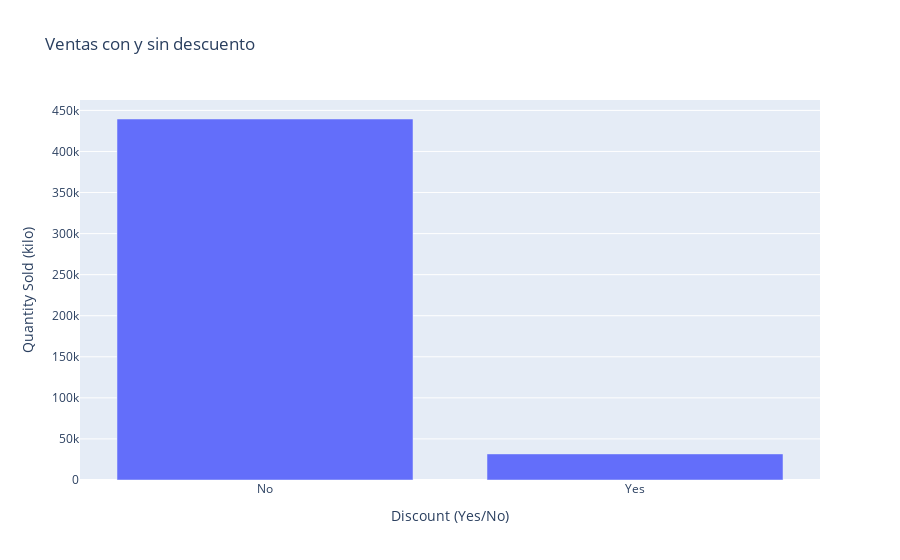

Source (notebook cell):
### Markdown cell above
### Comparison: with and without discount

### Code cell
df_discount = df_profitable.groupby('Discount (Yes/No)')['Quantity Sold (kilo)'].sum().reset_index()

fig = px.bar(df_discount, x='Discount (Yes/No)', y='Quantity Sold (kilo)', title='Ventas con y sin descuento')
fig.show()

### Figure 1 — Plotly figure (JSON) as saved in the notebook; plotly's stock layout.template omitted (floating-point values rounded to 4 significant figures)
{"data": [{"hovertemplate": "Discount (Yes/No)=%{x}<br>Quantity Sold (kilo)=%{y}<extra></extra>", "legendgroup": "", "marker": {"color": "#636efa", "pattern": {"shape": ""}}, "name": "", "orientation": "v", "showlegend": false, "textposition": "auto", "type": "bar", "x": ["No", "Yes"], "xaxis": "x", "y": [439500.0, 31750.0], "yaxis": "y"}], "layout": {"barmode": "relative", "legend": {"tracegroupgap": 0}, "title": {"text": "Ventas con y sin descuento"}, "xaxis": {"anchor": "y", "domain": [0, 1], "title": {"text": "Discount (Yes/No)"}}, "yaxis": {"anchor": "x", "domain": [0, 1], "title": {"text": "Quantity Sold (kilo)"}}}}
